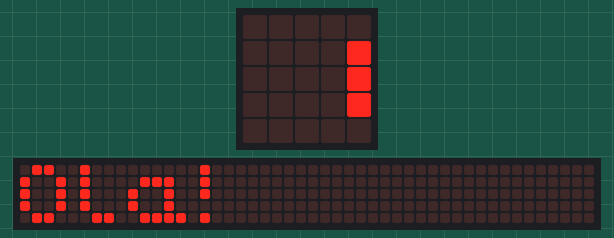
Simulated run of this program. Board: BBC micro:bit running MicroPython. Shown: the board's 5×5 LED display, a strip that is not on the board, showing the scrolling text unrolled. The 48×5 strip is a reading aid, not a part: it shows the text the display is scrolling, unrolled, one strip-width of it at a time. At 3.3 s the program stops and its outputs stay as they are.

Above: at 0.07 s.
At 0.82 s:
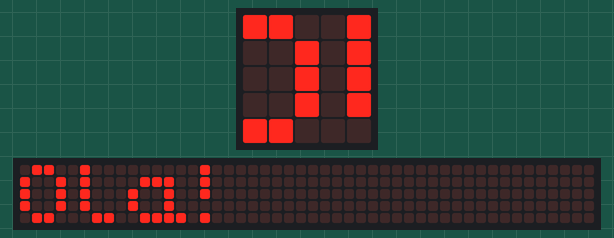
At 1.57 s:
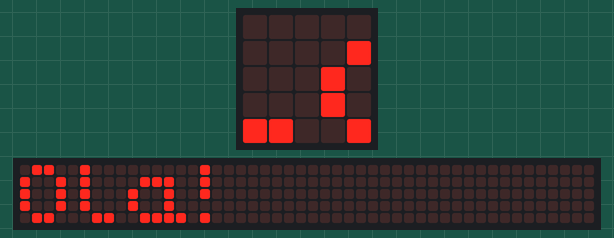
At 2.32 s:
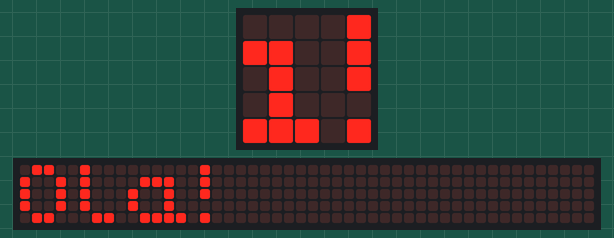
At 2.77 s:
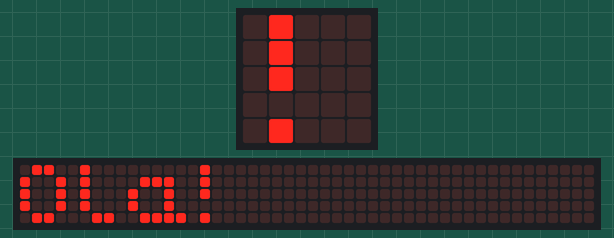
At 3.15 s:
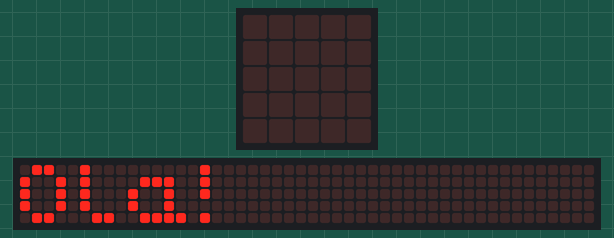

The program:

main.py
```python
from microbit import *

display.scroll("Ola!")
```
